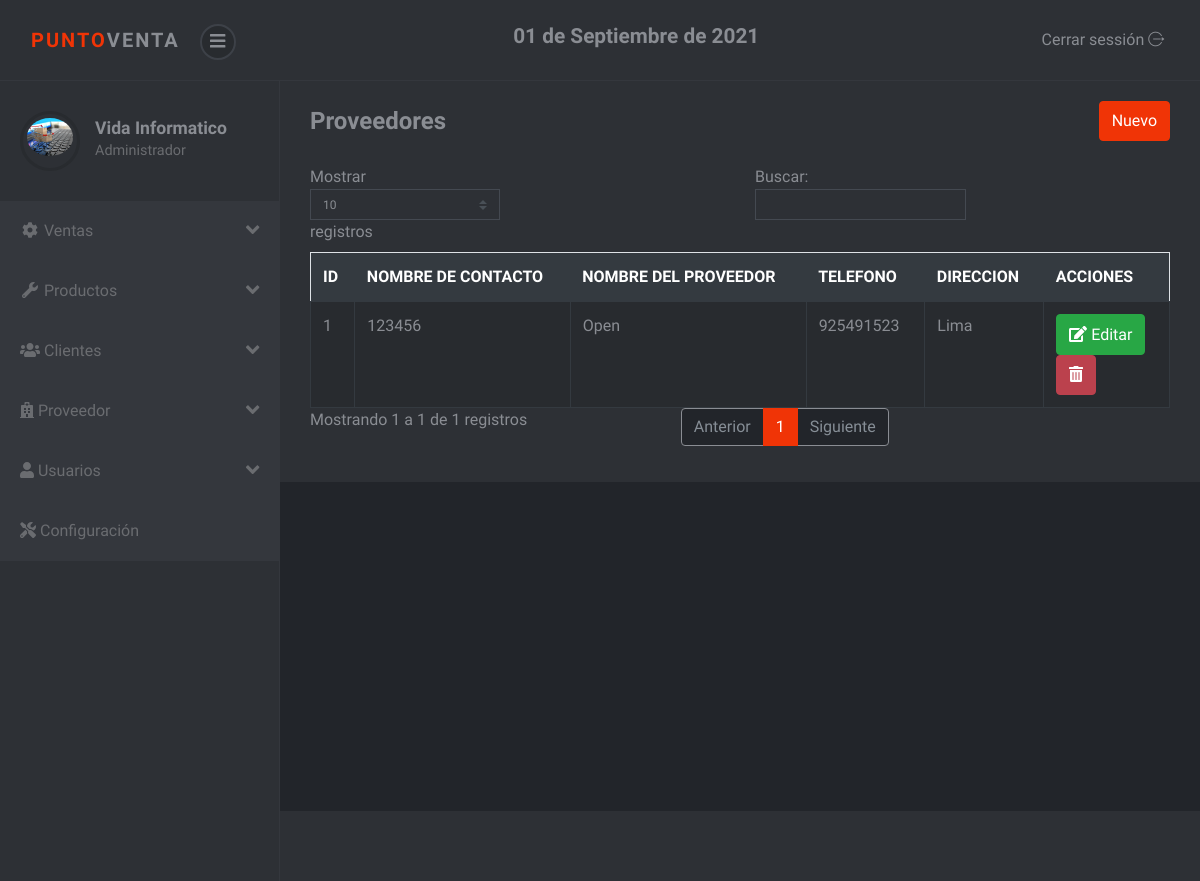
Before: /sistema/lista_proveedor.php (signed in) with the older database file.
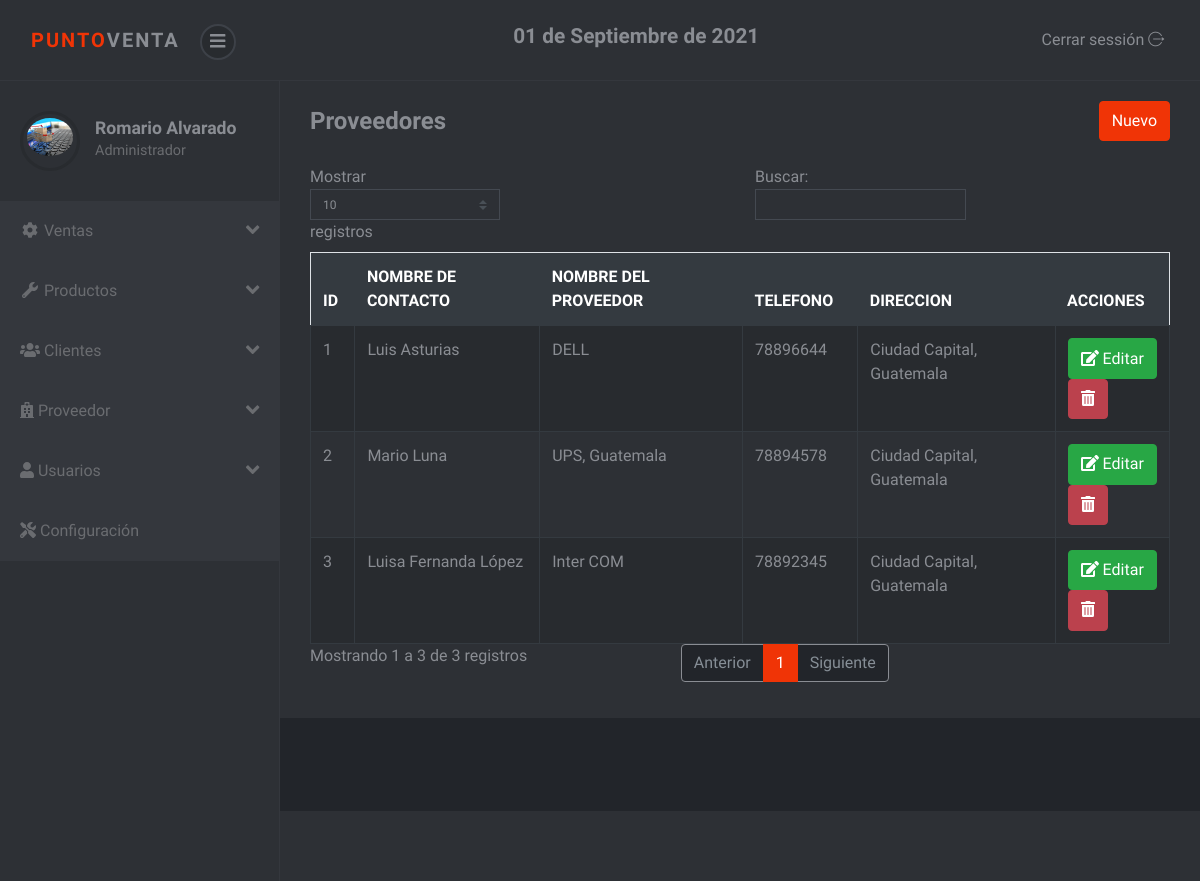
After: the same page with the newer database file.
### tables this page shows
CREATE TABLE `proveedor` (
  `codproveedor` int(11) NOT NULL,
  `proveedor` varchar(100) NOT NULL,
  `contacto` varchar(100) NOT NULL,
  `telefono` int(11) NOT NULL,
  `direccion` varchar(100) NOT NULL,
  `usuario_id` int(11) NOT NULL
);

### sistema/lista_proveedor.php (the view, shortened to what the changed rows need)
<?php include_once "includes/header.php"; ?>
<div class="container-fluid">
	<div class="d-sm-flex align-items-center justify-content-between mb-4">
		<h1 class="h3 mb-0 text-gray-800">Proveedores</h1>
	</div>
	<div class="row">
		<div class="col-lg-12">
			<div class="table-responsive">
				<table class="table table-striped table-bordered" id="table">
					<thead class="thead-dark">
						<tr>
							<th>ID</th>
							<th>NOMBRE DE CONTACTO</th>
							<th>NOMBRE DEL PROVEEDOR</th>
							<th>TELEFONO</th>
							<th>DIRECCION</th>
							<?php if ($_SESSION['rol'] == 1) { ?>
							<th>ACCIONES</th>
							<?php } ?>
						</tr>
					</thead>
					<tbody>
						<?php
						include "../conexion.php";
						$query = mysqli_query($conexion, "SELECT * FROM proveedor");
						$result = mysqli_num_rows($query);
						if ($result > 0) {
							while ($data = mysqli_fetch_assoc($query)) { ?>
								<tr>
									<td><?php echo $data['codproveedor']; ?></td>
									<td><?php echo $data['contacto']; ?></td>
									<td><?php echo $data['proveedor']; ?></td>
									<td><?php echo $data['telefono']; ?></td>
									<td><?php echo $data['direccion']; ?></td>
									<?php if ($_SESSION['rol'] == 1) { ?>
									<td>
										<a href="editar_proveedor.php?id=<?php echo $data['codproveedor']; ?>" class="btn btn-success"><i class='fas fa-edit'></i> Editar</a>
										<form action="eliminar_proveedor.php?id=<?php echo $data['codproveedor']; ?>" method="post" class="confirmar d-inline">
											<button class="btn btn-danger" type="submit"><i class='fas fa-trash-alt'></i> </button>
										</form>
									</td>
									<?php } ?>
								</tr>
						<?php }
						} ?>
					</tbody>
				</table>
			</div>
		</div>
	</div>
</div>
<?php include_once "includes/footer.php"; ?>

### sistema/includes/header.php (shortened to what the changed rows need)
<!DOCTYPE html>
<html>
<head>
	<link rel="stylesheet" href="vendor/bootstrap/css/bootstrap.min.css">
	<link rel="stylesheet" href="css/font.css">
	<link rel="stylesheet" href="css/style.violet.css" id="theme-stylesheet">
	<link rel="stylesheet" href="css/custom.css">
</head>
<body>
	<div class="d-flex align-items-stretch">
		<nav id="sidebar">
			<div class="sidebar-header d-flex align-items-center">
				<div class="title">
					<h1 class="h5"><?php echo $_SESSION['nombre']; ?></h1>
					<p><?php if ($_SESSION['rol'] == 1) {
							echo "Administrador";
						} else {
							echo "Vendedor";
						} ?></p>
				</div>
			</div>
		</nav>
		<div class="page-content">
			<div class="page-header">

Changed rows visible on the page:
changed proveedor id 1: contacto "123456" → "Luis Asturias"; proveedor "Open" → "DELL"; telefono "925491523" → "78896644"; direccion "Lima" → "Ciudad Capital, Guatemala"
added proveedor: codproveedor "2", contacto "Mario Luna", proveedor "UPS, Guatemala", telefono "78894578", direccion "Ciudad Capital, Guatemala"
added proveedor: codproveedor "3", contacto "Luisa Fernanda López", proveedor "Inter COM", telefono "78892345", direccion "Ciudad Capital, Guatemala"
Other visible differences:
$_SESSION['nombre']: "Vida Informatico" → "Romario Alvarado"
text written by a page script: "Mostrar registros Buscar: Mostrando 1 a 1 de 1 registros Anterior 1 Siguiente" → "Mostrar registros Buscar: Mostrando 1 a 3 de 3 registros Anterior 1 Siguiente"
